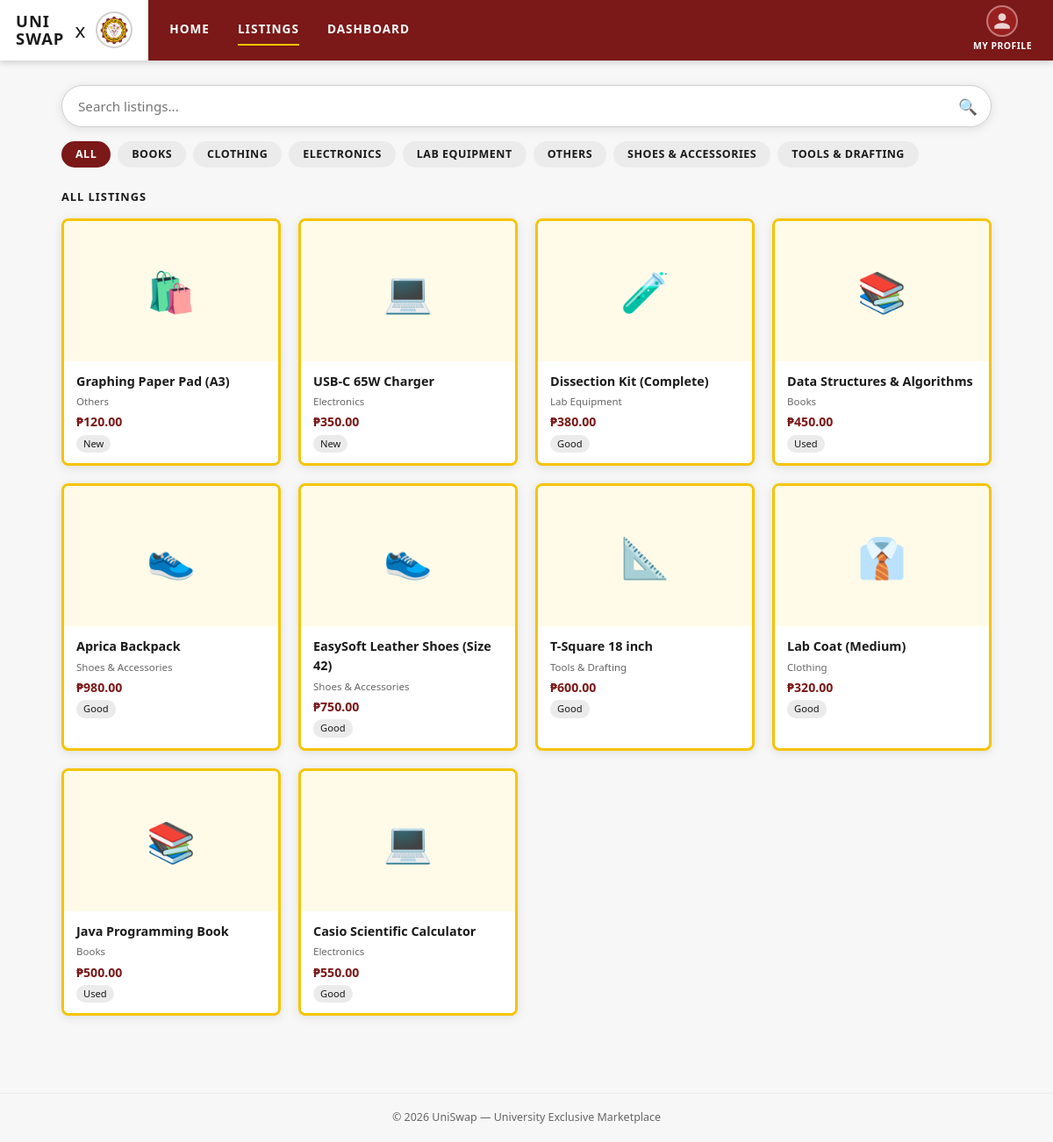
The app's page /user_listings.php with its own data.
### tables this page shows
CREATE TABLE IF NOT EXISTS `CATEGORY` (
  `categoryID`   int(11)      NOT NULL AUTO_INCREMENT,
  `categoryName` varchar(100) NOT NULL,
  PRIMARY KEY (`categoryID`)
);

CREATE TABLE IF NOT EXISTS `POSTS` (
  `itemID`      char(12)       NOT NULL,
  `sellerID`    int(11)        NOT NULL,
  `categoryID`  int(11)        NOT NULL,
  `title`       varchar(150)   NOT NULL,
  `description` text           DEFAULT NULL,
  `price`       decimal(10,2)  DEFAULT 0.00,
  `datePosted`  date           DEFAULT NULL,
  `condition`   varchar(50)    DEFAULT NULL,
  PRIMARY KEY (`itemID`),
  KEY `sellerID` (`sellerID`),
  KEY `categoryID` (`categoryID`),
  CONSTRAINT `POSTS_ibfk_1` FOREIGN KEY (`sellerID`) REFERENCES `SELLER` (`sellerID`),
  CONSTRAINT `POSTS_ibfk_2` FOREIGN KEY (`categoryID`) REFERENCES `CATEGORY` (`categoryID`)
);

### user_listings.php (the view, shortened to what this page needs)
<?php
include 'connect.php';
$search = isset($_GET['search']) ? trim($_GET['search']) : '';
$cat    = isset($_GET['cat'])    ? trim($_GET['cat'])    : '';
$sql = "SELECT p.itemID, p.title, p.price, p.condition, c.categoryName, c.categoryID
        FROM POSTS p
        INNER JOIN CATEGORY c ON p.categoryID = c.categoryID";
$sql .= " ORDER BY p.datePosted DESC, p.itemID DESC";
$result = mysqli_query($connection, $sql);
function categoryEmoji($name){
    $n = strtolower($name);
    if(strpos($n,'electron')!==false || strpos($n,'laptop')!==false || strpos($n,'phone')!==false) return '💻';
    if(strpos($n,'book')!==false || strpos($n,'text')!==false) return '📚';
    if(strpos($n,'cloth')!==false || strpos($n,'uniform')!==false) return '👔';
    if(strpos($n,'lab')!==false || strpos($n,'dissect')!==false) return '🧪';
    if(strpos($n,'tool')!==false || strpos($n,'draft')!==false || strpos($n,'t-square')!==false) return '📐';
    if(strpos($n,'shoe')!==false || strpos($n,'bag')!==false || strpos($n,'access')!==false) return '👟';
    return '🛍️';
}
require_once 'includes/header.php';
?>
<div class="uni-page">
    <div class="home-search" style="margin-bottom:16px;">
        <form method="get">
            <input type="text" name="search" value="<?php echo htmlspecialchars($search); ?>" placeholder="Search listings...">
            <span class="search-icon">🔍</span>
        </form>
    </div>
    <div style="display:flex;flex-wrap:wrap;gap:8px;margin-bottom:24px;">
        <a href="user_listings.php" style="padding:6px 16px;border-radius:20px;font-size:0.78rem;font-weight:700;text-transform:uppercase;letter-spacing:0.5px;background:<?php echo $cat==='' && $search==='' ? 'var(--maroon)' : 'var(--light-gray)'; ?>;color:<?php echo $cat==='' && $search==='' ? '#fff' : 'var(--dark)'; ?>;">All</a>
        <?php
        $catListRes2 = mysqli_query($connection, "SELECT categoryID, categoryName FROM CATEGORY ORDER BY categoryName");
        while($cl = mysqli_fetch_assoc($catListRes2)):
            $active = ($cat == $cl['categoryID']);
        ?>
        <a href="user_listings.php?cat=<?php echo $cl['categoryID']; ?>" style="padding:6px 16px;border-radius:20px;font-size:0.78rem;font-weight:700;text-transform:uppercase;letter-spacing:0.5px;background:<?php echo $active ? 'var(--maroon)' : 'var(--light-gray)'; ?>;color:<?php echo $active ? '#fff' : 'var(--dark)'; ?>;"><?php echo htmlspecialchars($cl['categoryName']); ?></a>
        <?php endwhile; ?>
    </div>
    <div class="section-label">
        <?php echo $search ? 'Results for "'.htmlspecialchars($search).'"' : ($cat ? '' : 'All Listings'); ?>
    </div>
    <div class="listings-grid">
        <?php
        if($result && mysqli_num_rows($result) > 0):
            while($item = mysqli_fetch_assoc($result)):
        ?>
        <a href="user_item.php?id=<?php echo urlencode($item['itemID']); ?>" class="listing-card">
            <div class="card-img" style="display:flex;align-items:center;justify-content:center;font-size:2.8rem;">
                <?php echo categoryEmoji($item['categoryName']); ?>
            </div>
            <div class="card-body">
                <div class="card-title"><?php echo htmlspecialchars($item['title']); ?></div>
                <div style="font-size:0.72rem;color:var(--text-muted);margin-bottom:4px;"><?php echo htmlspecialchars($item['categoryName']); ?></div>
                <div class="card-price">₱<?php echo number_format($item['price'],2); ?></div>
                <?php if(!empty($item['condition'])): ?>
                <div style="font-size:0.7rem;margin-top:4px;display:inline-block;background:var(--light-gray);padding:2px 8px;border-radius:10px;"><?php echo htmlspecialchars($item['condition']); ?></div>
                <?php endif; ?>
            </div>
        </a>
        <?php endwhile; ?>
        <?php endif; ?>
    </div>
</div>
<?php require_once 'includes/footer.php'; ?>

### includes/header.php (shortened to what this page needs)
<!DOCTYPE html>
<html lang="en">
<head>
    <link rel="stylesheet" href="css/uniswap.css">
</head>
<body>
<?php
$hide_nav = isset($hide_navbar) && $hide_navbar === true;
if (!$hide_nav):
    $current = basename($_SERVER['PHP_SELF']);
    $is_home     = in_array($current, ['index.php','']);
    $is_listings = in_array($current, ['user_listings.php']);
    $is_dash     = in_array($current, ['user_dashboard.php']);
?>
<nav class="uni-navbar">
    <a class="nav-brand" href="index.php">
        <span class="brand-text">UNI<br>SWAP</span>
        <span class="brand-x">x</span>
        <img src="img/cit_logo.png" alt="CIT-U" class="brand-logo">
    </a>
    <div class="nav-links">
        <a href="index.php" <?php if($is_home) echo 'class="active"'; ?>>Home</a>
        <a href="user_listings.php" <?php if($is_listings) echo 'class="active"'; ?>>Listings</a>
        <a href="user_dashboard.php" <?php if($is_dash) echo 'class="active"'; ?>>Dashboard</a>
        <a href="user_profile.php" class="nav-profile" style="margin-left:auto;text-decoration:none;">
            <div class="profile-icon">
                <svg viewBox="0 0 24 24" xmlns="http://www.w3.org/2000/svg">
                    <path d="M12 12c2.7 0 4.8-2.1 4.8-4.8S14.7 2.4 12 2.4 7.2 4.5 7.2 7.2 9.3 12 12 12zm0 2.4c-3.2 0-9.6 1.6-9.6 4.8v2.4h19.2v-2.4c0-3.2-6.4-4.8-9.6-4.8z"/>
                </svg>
            </div>
            <span>My Profile</span>
        </a>
    </div>
</nav>
<?php endif; ?>

### includes/footer.php
<footer class="uni-footer">
    &copy; <?php echo date('Y'); ?> UniSwap &mdash; University Exclusive Marketplace
</footer>
</body>
</html>

### css/uniswap.css (style rules this page uses)
:root { --maroon: #7B1818; --maroon-dark: #5C1010; --maroon-light: #9A2020; --yellow: #F5C400; --yellow-dark: #D4A800; --yellow-light: #FFD700; --white: #FFFFFF; --off-white: #F7F7F7; --light-gray: #EBEBEB; --gray: #D0D0D0; --dark: #1A1A1A; --text-muted: #666666; --font: 'Segoe UI', Arial, sans-serif; --shadow: 0 2px 12px rgba(0,0,0,0.10); --radius: 8px; }
*, *::before, *::after { box-sizing: border-box; margin: 0; padding: 0; }
html, body { height: 100%; }
body { font-family: var(--font); background: var(--off-white); color: var(--dark); line-height: 1.5; min-height: 100vh; }
a { text-decoration: none; color: inherit; }
img { max-width: 100%; display: block; }
button, input, select, textarea { font-family: inherit; }
.uni-navbar { display: flex; align-items: stretch; min-height: 60px; box-shadow: 0 2px 8px rgba(0,0,0,0.18); position: sticky; top: 0; z-index: 100; }
.uni-navbar .nav-brand { background: var(--white); display: flex; align-items: center; gap: 10px; padding: 10px 18px; min-width: 160px; flex-shrink: 0; }
.nav-brand .brand-text { font-weight: 900; font-size: 1.15rem; line-height: 1.1; color: var(--dark); letter-spacing: 1px; }
.nav-brand .brand-x { font-size: 1.4rem; font-weight: 300; color: var(--dark); margin: 0 2px; }
.nav-brand .brand-logo { width: 38px; height: 38px; border-radius: 50%; object-fit: cover; border: 2px solid var(--gray); }
.uni-navbar .nav-links { background: var(--maroon); display: flex; align-items: center; flex: 1; padding: 0 24px; gap: 32px; }
.nav-links a { color: var(--white); font-weight: 600; font-size: 0.85rem; letter-spacing: 1px; text-transform: uppercase; padding: 6px 0; border-bottom: 2px solid transparent; transition: border-color 0.2s; }
.nav-links a:hover, .nav-links a.active { border-bottom-color: var(--yellow); }
.nav-profile { margin-left: auto; display: flex; flex-direction: column; align-items: center; gap: 3px; cursor: pointer; color: var(--white); }
.nav-profile .profile-icon { width: 36px; height: 36px; border-radius: 50%; background: var(--maroon-light); border: 2px solid rgba(255,255,255,0.4); object-fit: cover; display: flex; align-items: center; justify-content: center; font-size: 1.1rem; overflow: hidden; }
.nav-profile .profile-icon svg { fill: rgba(255,255,255,0.8); width: 22px; height: 22px; }
.nav-profile span { font-size: 0.65rem; letter-spacing: 0.5px; font-weight: 600; text-transform: uppercase; }
.uni-page { max-width: 1100px; margin: 0 auto; padding: 28px 20px 48px; }
.home-search { position: relative; margin-bottom: 28px; }
.home-search input { width: 100%; padding: 13px 48px 13px 18px; border: 1px solid var(--gray); border-radius: 30px; background: var(--white); font-size: 0.95rem; outline: none; box-shadow: var(--shadow); transition: border-color 0.2s; }
.home-search .search-icon { position: absolute; right: 16px; top: 50%; transform: translateY(-50%); color: var(--text-muted); font-size: 1.1rem; pointer-events: none; }
.section-label { font-size: 0.8rem; font-weight: 700; text-transform: uppercase; letter-spacing: 1px; color: var(--dark); margin-bottom: 14px; }
.listings-grid { display: grid; grid-template-columns: repeat(auto-fill, minmax(200px, 1fr)); gap: 20px; }
.listing-card { background: var(--white); border: 3px solid var(--yellow); border-radius: var(--radius); overflow: hidden; cursor: pointer; transition: transform 0.15s, box-shadow 0.15s; box-shadow: var(--shadow); }
.listing-card .card-img { width: 100%; height: 160px; object-fit: contain; background: #FFFBE8; padding: 16px; }
.listing-card .card-body { padding: 12px 14px; background: var(--white); }
.listing-card .card-title { font-weight: 700; font-size: 0.9rem; margin-bottom: 4px; color: var(--dark); }
.listing-card .card-price { font-size: 0.88rem; color: var(--maroon); font-weight: 700; }
.uni-footer { text-align: center; padding: 18px; color: var(--text-muted); font-size: 0.78rem; border-top: 1px solid var(--light-gray); margin-top: 40px; }
.nav-brand .brand-logo { width: 42px; height: 42px; border-radius: 50%; object-fit: contain; background: #fff; padding: 2px; border: 2px solid var(--gray); }

### records on screen
category: categoryName "BOOKS"
category: categoryName "CLOTHING"
category: categoryName "ELECTRONICS"
category: categoryName "LAB EQUIPMENT"
category: categoryName "OTHERS"
category: categoryName "SHOES & ACCESSORIES"
category: categoryName "TOOLS & DRAFTING"
posts: categoryID.categoryName "🛍️", title "Graphing Paper Pad (A3)", categoryID.categoryName "Others", price "120.00", condition "New"
posts: categoryID.categoryName "💻", title "USB-C 65W Charger", categoryID.categoryName "Electronics", price "350.00", condition "New"
posts: categoryID.categoryName "🧪", title "Dissection Kit (Complete)", categoryID.categoryName "Lab Equipment", price "380.00", condition "Good"
posts: categoryID.categoryName "📚", title "Data Structures & Algorithms", categoryID.categoryName "Books", price "450.00", condition "Used"
posts: categoryID.categoryName "👟", title "Aprica Backpack", categoryID.categoryName "Shoes & Accessories", price "980.00", condition "Good"
posts: categoryID.categoryName "👟", title "EasySoft Leather Shoes (Size 42)", categoryID.categoryName "Shoes & Accessories", price "750.00", condition "Good"
posts: categoryID.categoryName "📐", title "T-Square 18 inch", categoryID.categoryName "Tools & Drafting", price "600.00", condition "Good"
posts: categoryID.categoryName "👔", title "Lab Coat (Medium)", categoryID.categoryName "Clothing", price "320.00", condition "Good"
posts: categoryID.categoryName "📚", title "Java Programming Book", categoryID.categoryName "Books", price "500.00", condition "Used"
posts: categoryID.categoryName "💻", title "Casio Scientific Calculator", categoryID.categoryName "Electronics", price "550.00", condition "Good"
